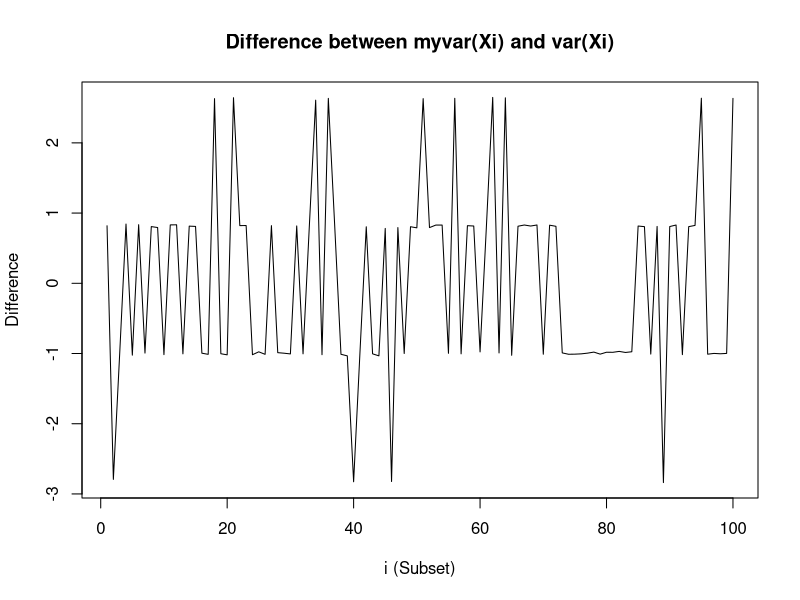
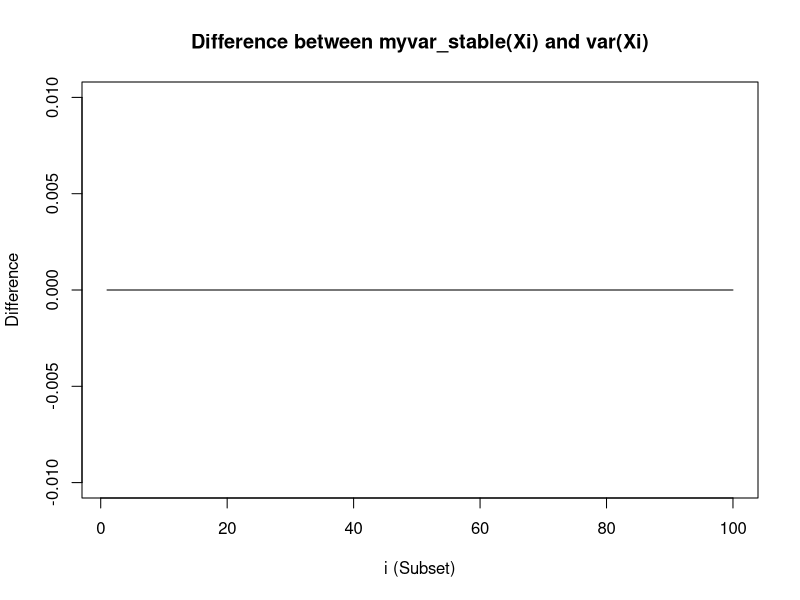

R code for these plots, in order:
myvar <- function(x){
  
  max_x <- max(x)
  x <- x / max_x
  
  
  n <- length(x)
  squaresum <- sum(x^2)
  sum_x <- sum(x)
  res <- (squaresum - (sum_x^2)/n)/(n-1)
  
  
  return(res * (max_x)^2)
}



myvar_res <- numeric(100)
var_res <- numeric(100)
Y <- numeric(100)
i_values <- 1:100
set.seed(12345)
for (i in i_values) {
  x <- rnorm(10000,  10^8, 1)
  myvar_res[i] <- myvar(x)
  var_res[i] <- var(x)
  Y[i] <- myvar_res[i] - var_res[i]
  
}

plot(i_values,Y,type = "l", main = "Difference between myvar(Xi) and var(Xi)",
     xlab = "i (Subset)", ylab = "Difference")


myvar_stable <- function(x) {
  n <- length(x)
  mean_x <- mean(x)
  sum_sq_diff <- sum((x - mean_x)^2)
  return(sum_sq_diff / (n - 1))
}


myvar_stable_res <- numeric(100)
var_res_2 <- numeric(100)
Y_stable <- numeric(100)
for (i in i_values) {
  x <- rnorm(10000,  10^8, 1)
  myvar_stable_res[i] <- myvar_stable(x)
  var_res_2[i] <- var(x)
  Y_stable[i] <- myvar_stable_res[i] - var_res_2[i]
  
}

plot(i_values,Y_stable,type = "l", main = "Difference between myvar_stable(Xi) and var(Xi)",
     xlab = "i (Subset)", ylab = "Difference",ylim = c(-0.01,0.01))

# When the mean of the data is very large (e.g.,10^8) but the variance is small (e.g., 1), 
# the variance formula used in myvar function involves subtracting two very large numbers.
# This subtraction can cause catastrophic cancellation, where significant digits are lost due to floating-point precision limits.
